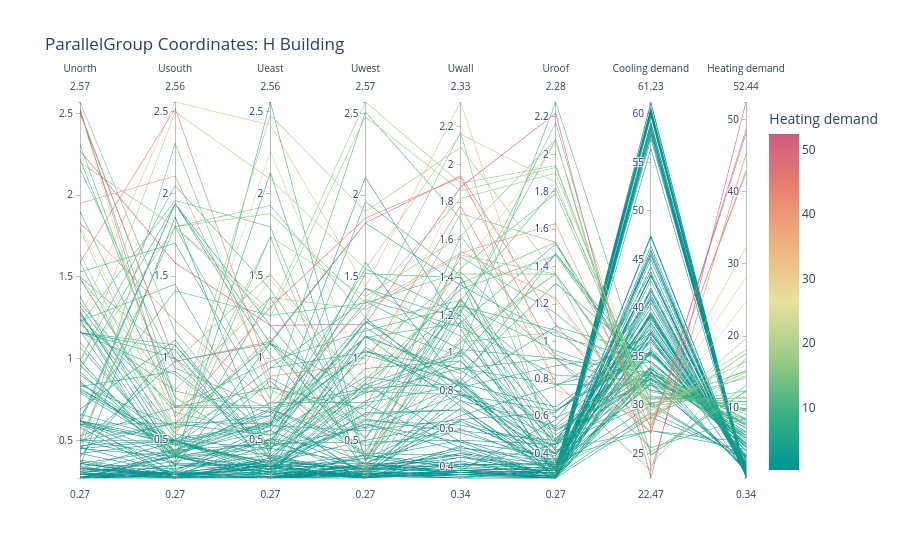

Here is the notebook cell this chart was saved with:
### Markdown cell above
### Parallel Coordinates by Shape

### Code cell
# H Buildings
plotly.offline.init_notebook_mode(connected=True)
fig = px.parallel_coordinates(H_buildings,color="Heating demand", dimensions=["Unorth","Usouth","Ueast","Uwest", "Uwall", 'Uroof',"Cooling demand","Heating demand" ],
    color_continuous_scale=px.colors.diverging.Temps,  title="ParallelGroup Coordinates: H Building")
fig.show()

### Figure 1 — Plotly figure (JSON) as saved in the notebook; plotly's stock layout.template omitted (floating-point values rounded to 4 significant figures; data arrays with more than 128 entries replaced by an {"elided": "..."} marker saying what was removed)
{"data": [{"dimensions": [{"label": "Unorth", "values": {"elided": "155 float values"}}, {"label": "Usouth", "values": {"elided": "155 float values"}}, {"label": "Ueast", "values": {"elided": "155 float values"}}, {"label": "Uwest", "values": {"elided": "155 float values"}}, {"label": "Uwall", "values": {"elided": "155 float values"}}, {"label": "Uroof", "values": {"elided": "155 float values"}}, {"label": "Cooling demand", "values": {"elided": "155 float values"}}, {"label": "Heating demand", "values": {"elided": "155 float values"}}], "domain": {"x": [0, 1], "y": [0, 1]}, "line": {"color": {"elided": "155 float values"}, "coloraxis": "coloraxis"}, "name": "", "type": "parcoords"}], "layout": {"coloraxis": {"colorbar": {"title": {"text": "Heating demand"}}, "colorscale": [[0, "rgb(0, 147, 146)"], [0.1667, "rgb(57, 177, 133)"], [0.3333, "rgb(156, 203, 134)"], [0.5, "rgb(233, 226, 156)"], [0.6667, "rgb(238, 180, 121)"], [0.8333, "rgb(232, 132, 113)"], [1, "rgb(207, 89, 126)"]]}, "legend": {"tracegroupgap": 0}, "title": {"text": "ParallelGroup Coordinates: H Building"}}}
